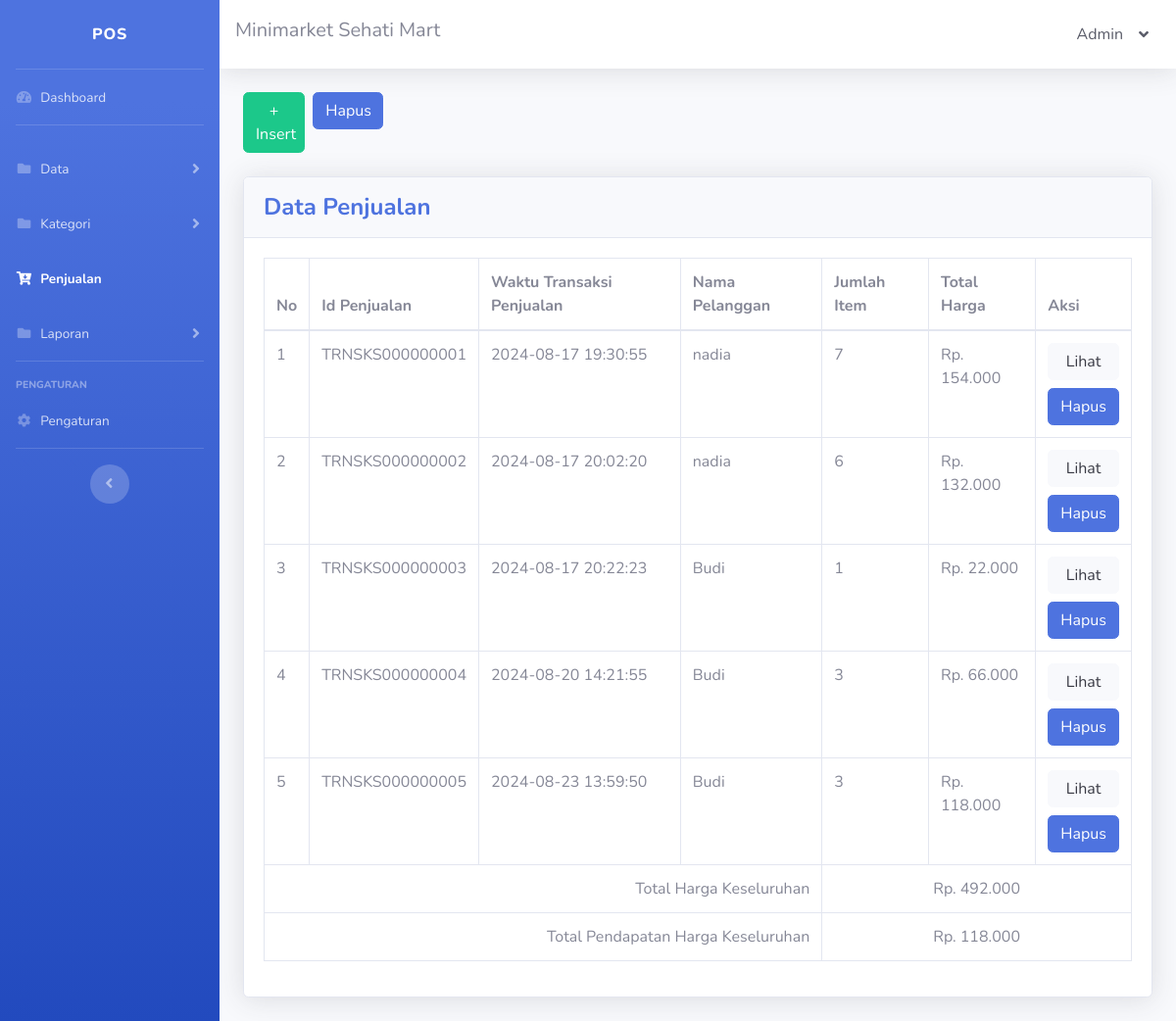
The page /penjualan.php (signed in) on the database its author committed.
### tables this page shows
CREATE TABLE `tbl_pengaturan` (
  `pengaturan_id` int NOT NULL,
  `pengaturan_nama_sidebar` text NOT NULL,
  `pengaturan_nama_navbar` text NOT NULL,
  `pengaturan_alamat` text NOT NULL,
  `pengaturan_no_hp` varchar(15) NOT NULL
);

CREATE TABLE `tbl_pengguna` (
  `pengguna_id` int NOT NULL,
  `pengguna_nama` text NOT NULL,
  `username` varchar(30) NOT NULL,
  `password` varchar(30) NOT NULL,
  `pengguna_pilihan` varchar(30) NOT NULL
);

CREATE TABLE `tbl_pelanggan` (
  `pelanggan_id` varchar(10) NOT NULL,
  `pelanggan_nama` text NOT NULL,
  `pelanggan_no_hp` varchar(15) NOT NULL
);

### penjualan.php (the view, shortened to what this page needs)
<!DOCTYPE html>
<html lang="en">
<?php
include 'config.php';
$pengaturan_query = mysqli_query($config, "SELECT * FROM tbl_pengaturan");
$pengaturan = mysqli_fetch_assoc($pengaturan_query);
$pengguna_query = mysqli_query($config, "SELECT * FROM tbl_pengguna WHERE pengguna_id='" . mysqli_real_escape_string($config, $_SESSION['pengguna_id']) . "'");
$pengguna = mysqli_fetch_assoc($pengguna_query);
?>
<head>
    <link href="vendor/fontawesome-free/css/all.min.css" rel="stylesheet" type="text/css">
    <link href="css/sb-admin-2.min.css" rel="stylesheet">
</head>
<body id="page-top">
    <div id="wrapper">
        <ul class="navbar-nav bg-gradient-primary sidebar sidebar-dark accordion" id="accordionSidebar">
            <a class="sidebar-brand d-flex align-items-center justify-content-center" href="index.html">
                <div class="sidebar-brand-text mx-3"><?= htmlspecialchars($pengaturan['pengaturan_nama_sidebar']) ?></div>
            </a>
            <hr class="sidebar-divider my-0">
            <li class="nav-item">
                <a class="nav-link" href="index.php">
                    <i class="fas fa-fw fa-tachometer-alt"></i>
                    <span>Dashboard</span></a>
            </li>
            <hr class="sidebar-divider">
            <li class="nav-item">
                <a class="nav-link collapsed" href="#" data-toggle="collapse" data-target="#collapseTwo" aria-expanded="true" aria-controls="collapseTwo">
                    <i class="fas fa-fw fa-folder"></i>
                    <span>Data</span>
                </a>
            </li>
            <li class="nav-item">
                <a class="nav-link collapsed" href="#" data-toggle="collapse" data-target="#collapseThree" aria-expanded="true" aria-controls="collapseThree">
                    <i class="fas fa-fw fa-folder"></i>
                    <span>Kategori</span>
                </a>
            </li>
            <li class="nav-item active">
                <a class="nav-link" href="penjualan.php">
                    <i class="fas fa-fw fa-cart-arrow-down"></i>
                    <span>Penjualan</span></a>
            </li>
            <li class="nav-item">
                <a class="nav-link collapsed" href="#" data-toggle="collapse" data-target="#collapseFour" aria-expanded="true" aria-controls="collapseFour">
                    <i class="fas fa-fw fa-folder"></i>
                    <span>Laporan</span>
                </a>
            </li>
            <hr class="sidebar-divider">
            <div class="sidebar-heading">Pengaturan</div>
            <li class="nav-item">
                <a class="nav-link" href="pengaturan.php">
                    <i class="fas fa-fw fa-cog"></i>
                    <span>Pengaturan</span></a>
            </li>
            <hr class="sidebar-divider d-none d-md-block">
            <div class="text-center d-none d-md-inline">
                <button class="rounded-circle border-0" id="sidebarToggle"></button>
            </div>
        </ul>
        <div id="content-wrapper" class="d-flex flex-column">
            <div id="content">
                <nav class="navbar navbar-expand navbar-light bg-white topbar mb-4 static-top shadow">
                    <h5><?= htmlspecialchars($pengaturan['pengaturan_nama_navbar']) ?></h5>
                    <ul class="navbar-nav ml-auto">
                        <li class="nav-item dropdown no-arrow">
                            <a class="nav-link dropdown-toggle text-dark" href="#" id="userDropdown" role="button" data-toggle="dropdown" aria-haspopup="true" aria-expanded="false">
                                <?= htmlspecialchars($pengguna['pengguna_nama']) ?>
                                <i class="ml-3 fas fa-angle-down"></i>
                            </a>
                        </li>
                    </ul>
                </nav>
                <div class="container-fluid">
                    <div class="row my-4">
                        <div class="col-lg-1 pr-1">
                            <a href="penjualan_insert.php" class="btn btn-success btn-block">+ Insert</a>
                        </div>
                        <div class="col-lg-1 px-1">
                            <a href="penjualan_hapus.php" class="btn btn-primary btn-user btn-block">Hapus</a>
                        </div>
                    </div>
                    <div class="card shadow mb-4">
                        <div class="card-header py-3">
                            <h4 class="m-0 font-weight-bold text-primary">Data Penjualan</h4>
                        </div>
                        <div class="card-body">
                            <div class="table-responsive">
                                <table class="table table-bordered" width="100%" cellspacing="0">
                                    <thead>
                                        <tr>
                                            <th>No</th>
                                            <th>Id Penjualan</th>
                                            <th>Waktu Transaksi Penjualan</th>
                                            <th>Nama Pelanggan</th>
                                            <th>Jumlah Item</th>
                                            <th>Total Harga</th>
                                            <th>Aksi</th>
                                        </tr>
                                    </thead>
                                    <tbody>
                                        <?php
                                       $no = 1;
                                       $transaksi_query = mysqli_query($config, "SELECT transaksi_id, tgl_wktu_transaksi, pelanggan_id, SUM(jumlah_item) AS jumlah_item, SUM(total_harga) AS total_harga FROM tbl_transaksi GROUP BY transaksi_id, tgl_wktu_transaksi, pelanggan_id");
                                       if ($transaksi_query) {
                                           while ($transaksi = mysqli_fetch_assoc($transaksi_query)) {
                                               $pelanggan_query = mysqli_query($config, "SELECT pelanggan_nama FROM tbl_pelanggan WHERE pelanggan_id='" . mysqli_real_escape_string($config, $transaksi['pelanggan_id']) . "'");
                                               if ($pelanggan_query) {
                                                   $pelanggan = mysqli_fetch_assoc($pelanggan_query);
                                                   echo "<tr>
                                                       <td>{$no}</td>
                                                       <td>" . htmlspecialchars($transaksi['transaksi_id']) . "</td>
                                                       <td>" . htmlspecialchars($transaksi['tgl_wktu_transaksi']) . "</td>
                                                       <td>" . htmlspecialchars($pelanggan['pelanggan_nama']) . "</td>
                                                       <td>" . htmlspecialchars($transaksi['jumlah_item']) . "</td>
                                                       <td>Rp. " . number_format($transaksi['total_harga'], 0, ',', '.') . "</td>
                                                       <td>
                                                           <a href='penjualan_view.php?transaksi_id=" . urlencode($transaksi['transaksi_id']) . "' class='btn btn-light btn-user btn-block'>Lihat</a>
                                                           <a href='penjualan_hapus_satuan.php?transaksi_id=" . urlencode($transaksi['transaksi_id']) . "' class='btn btn-primary btn-user btn-block'>Hapus</a>
                                                       </td>
                                                   </tr>";
                                                   $no++;
                                               } else {
                                                   echo "<tr><td colspan='7' align='center'>Error: " . mysqli_error($config) . "</td></tr>";
                                               }
                                           }
                                       } else {
                                           echo "<tr><td colspan='7' align='center'>Error: " . mysqli_error($config) . "</td></tr>";
                                       }
                                        $total_query = mysqli_query($config, "SELECT SUM(total_harga_m) as total_harga_m, SUM(total_harga) as total_harga FROM tbl_transaksi");
                                        if ($total_query) {
                                            $total = mysqli_fetch_assoc($total_query);
                                            $total_harga_m = number_format($total['total_harga'] - $total['total_harga_m'], 0, ',', '.');
                                            $total_harga = number_format($total['total_harga'], 0, ',', '.');
                                            echo "<tr>
                                                    <td colspan='4' align='right'>Total Harga Keseluruhan</td>
                                                    <td colspan='3' align='center'>Rp. $total_harga</td>
                                                  </tr>
                                                  <tr>
                                                    <td colspan='4' align='right'>Total Pendapatan Harga Keseluruhan</td>
                                                    <td colspan='3' align='center'>Rp. $total_harga_m</td>
                                                  </tr>";
                                        } else {
                                            echo "<tr><td colspan='7' align='center'>Error: " . mysqli_error($config) . "</td></tr>";
                                        }
                                        ?>
                                    </tbody>
                                </table>
                            </div>
                        </div>
                    </div>
                </div>
            </div>
        </div>
    </div>
</body>
</html>

### rows shown on the page
tbl_pengaturan: pengaturan_nama_sidebar "POS", pengaturan_nama_navbar "Minimarket Sehati Mart"
tbl_pengguna: pengguna_nama "Admin"
tbl_pelanggan: pelanggan_nama "nadia"
tbl_pelanggan: pelanggan_nama "Budi"

### other values the page prints
$transaksi['transaksi_id'] "TRNSKS000000001"
$transaksi['tgl_wktu_transaksi'] "2024-08-17 19:30:55"
$transaksi['jumlah_item'] "7"
$transaksi['total_harga'] "154.000"
$transaksi['transaksi_id'] "TRNSKS000000002"
$transaksi['tgl_wktu_transaksi'] "2024-08-17 20:02:20"
$transaksi['jumlah_item'] "6"
$transaksi['total_harga'] "132.000"
$transaksi['transaksi_id'] "TRNSKS000000003"
$transaksi['tgl_wktu_transaksi'] "2024-08-17 20:22:23"
$transaksi['jumlah_item'] "1"
$transaksi['total_harga'] "22.000"
$transaksi['transaksi_id'] "TRNSKS000000004"
$transaksi['tgl_wktu_transaksi'] "2024-08-20 14:21:55"
$transaksi['jumlah_item'] "3"
